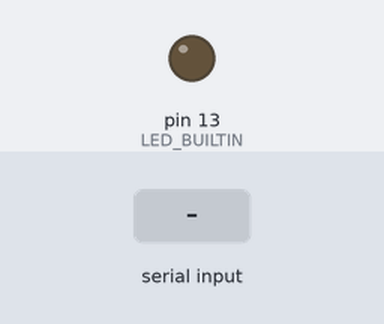
A sketch run on a simulated Arduino Uno, built with avr-gcc and run on an emulated ATmega328P. Shown: output pins drawn as LEDs (lit = HIGH). Dashed ring = blinking. Inputs (shaded band) come from the test bench.

Above: at 1.2 s.
1.3 s: "2" received over Serial
At 2.1 s:
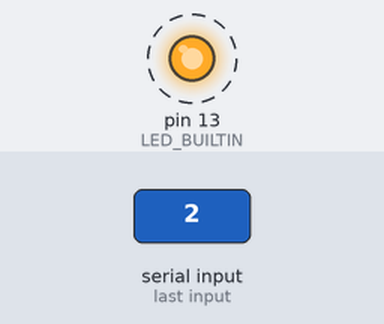
5.8 s: "0" received over Serial
Timing chart, 0 to 8.8 s (numbered marks = the images above; inputs shaded):
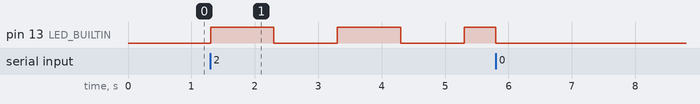

The sketch:

ovladani_led_pres_uart.ino
```cpp
void setup() {
  Serial.begin(9600);
  pinMode(LED_BUILTIN, OUTPUT);
}

void loop() {
  static unsigned int stav = 0;
  static int stav_led = 0;
  if (Serial.available()) {
    char c = Serial.read();
    switch (c) {
      case '2':
        stav = 2;
        break;
      case '1':
        stav = 1;
        stav_led = HIGH;
        break;
      case '0':
        stav = 0;
        stav_led = LOW;
        break;
      default:
        break;
    }
  }
  if (stav == 2) {
    if (tikani()) {
      stav_led = !stav_led;
    }
  }
  digitalWrite(LED_BUILTIN, stav_led);
}

int tikani() {
  static unsigned long cas_predtim = 0;
  unsigned long cas = millis();
  if (cas - cas_predtim >= 1000) {
    cas_predtim = cas;
    return 1;
  } else {
    return 0;
  }
}
```

Measured:
- after the input at 1.3 s, pin 13 (LED_BUILTIN): alternates HIGH for 1.0 s and LOW for 1.0 s, starting at once
